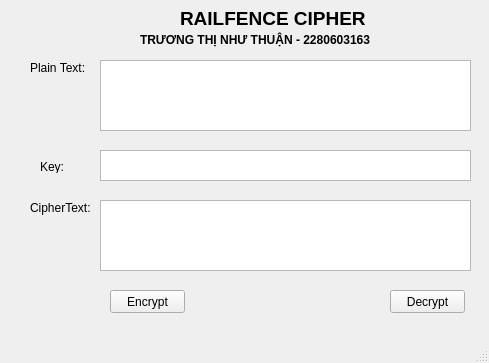
<?xml version="1.0" encoding="UTF-8"?>
<ui version="4.0">
 <class>MainWindow</class>
 <widget class="QMainWindow" name="MainWindow">
  <property name="geometry">
   <rect>
    <x>0</x>
    <y>0</y>
    <width>489</width>
    <height>363</height>
   </rect>
  </property>
  <property name="windowTitle">
   <string>MainWindow</string>
  </property>
  <widget class="QWidget" name="centralwidget">
   <widget class="QPlainTextEdit" name="CipherText">
    <property name="geometry">
     <rect>
      <x>100</x>
      <y>200</y>
      <width>371</width>
      <height>71</height>
     </rect>
    </property>
   </widget>
   <widget class="QPushButton" name="Encrypt">
    <property name="geometry">
     <rect>
      <x>110</x>
      <y>290</y>
      <width>75</width>
      <height>23</height>
     </rect>
    </property>
    <property name="text">
     <string>Encrypt</string>
    </property>
   </widget>
   <widget class="QPlainTextEdit" name="KeyText">
    <property name="geometry">
     <rect>
      <x>100</x>
      <y>150</y>
      <width>371</width>
      <height>31</height>
     </rect>
    </property>
   </widget>
   <widget class="QLabel" name="label_3">
    <property name="geometry">
     <rect>
      <x>40</x>
      <y>160</y>
      <width>47</width>
      <height>13</height>
     </rect>
    </property>
    <property name="font">
     <font>
      <pointsize>9</pointsize>
     </font>
    </property>
    <property name="text">
     <string>Key:</string>
    </property>
   </widget>
   <widget class="QPlainTextEdit" name="PlainText">
    <property name="geometry">
     <rect>
      <x>100</x>
      <y>60</y>
      <width>371</width>
      <height>71</height>
     </rect>
    </property>
   </widget>
   <widget class="QLabel" name="label_4">
    <property name="geometry">
     <rect>
      <x>30</x>
      <y>200</y>
      <width>71</width>
      <height>16</height>
     </rect>
    </property>
    <property name="font">
     <font>
      <pointsize>9</pointsize>
     </font>
    </property>
    <property name="text">
     <string>CipherText:</string>
    </property>
   </widget>
   <widget class="QPushButton" name="Decrypt">
    <property name="geometry">
     <rect>
      <x>390</x>
      <y>290</y>
      <width>75</width>
      <height>23</height>
     </rect>
    </property>
    <property name="text">
     <string>Decrypt</string>
    </property>
   </widget>
   <widget class="QLabel" name="label">
    <property name="geometry">
     <rect>
      <x>180</x>
      <y>10</y>
      <width>201</width>
      <height>16</height>
     </rect>
    </property>
    <property name="minimumSize">
     <size>
      <width>0</width>
      <height>16</height>
     </size>
    </property>
    <property name="font">
     <font>
      <pointsize>14</pointsize>
      <weight>75</weight>
      <bold>true</bold>
     </font>
    </property>
    <property name="text">
     <string>RAILFENCE CIPHER</string>
    </property>
   </widget>
   <widget class="QLabel" name="label_2">
    <property name="geometry">
     <rect>
      <x>30</x>
      <y>60</y>
      <width>61</width>
      <height>16</height>
     </rect>
    </property>
    <property name="font">
     <font>
      <pointsize>9</pointsize>
     </font>
    </property>
    <property name="text">
     <string>Plain Text:</string>
    </property>
   </widget>
   <widget class="QLabel" name="label_5">
    <property name="geometry">
     <rect>
      <x>140</x>
      <y>30</y>
      <width>251</width>
      <height>20</height>
     </rect>
    </property>
    <property name="font">
     <font>
      <pointsize>9</pointsize>
      <weight>75</weight>
      <bold>true</bold>
     </font>
    </property>
    <property name="text">
     <string>TRƯƠNG THỊ NHƯ THUẬN - 2280603163</string>
    </property>
   </widget>
  </widget>
  <widget class="QMenuBar" name="menubar">
   <property name="geometry">
    <rect>
     <x>0</x>
     <y>0</y>
     <width>489</width>
     <height>21</height>
    </rect>
   </property>
  </widget>
  <widget class="QStatusBar" name="statusbar"/>
 </widget>
 <resources/>
 <connections/>
</ui>
